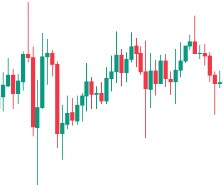
#> input picture data/kaggle_chart_patterns/crypto_chart_patterns/DATASET/Ascending_Triangle/AT_01.jpg, 223 x 185 px
$ python standardize_images.py --inp ../../data/kaggle_chart_patterns/crypto_chart_patterns/DATASET/Ascending_Triangle --out out
#> lines starting #> are read from the running program, lines starting #| are printed output that depends on the picture; after the words box and inside, x2 and y2 are one past the last pixel; in counts of white or black regions, pixels touching at a corner belong together
# src/standardize/standardize_images.py
from __future__ import annotations
import argparse, json
from pathlib import Path
import cv2 as cv
import numpy as np
from PIL import Image

def _order_quad(pts: np.ndarray) -> np.ndarray:
    """
    Order 4 points as [TL, TR, BR, BL]: Top-Left, Top-Right, Bottom-Right, Bottom-Left.
    We need a consistent order: Top-Left, Top-Right, Bottom-Right, Bottom-Left.
    This helps ensure that the corners are always in the same order, which is important for the perspective transformation.
    Trick:

        Sum of coordinates x+y: smallest → top-left, largest → bottom-right.

        Difference x−y: smallest → top-right, largest → bottom-left.

    This heuristic works for convex quadrilaterals robustly.
    """
    # pts: (4,2)
    s = pts.sum(axis=1)
    diff = np.diff(pts, axis=1).reshape(-1)
    tl = pts[np.argmin(s)]
    br = pts[np.argmax(s)]
    tr = pts[np.argmin(diff)]
    bl = pts[np.argmax(diff)]
    return np.array([tl, tr, br, bl], dtype=np.float32)

def _largest_rect_contour(gray: np.ndarray) -> np.ndarray | None:
    """Find the largest rectangular-ish contour likely to be the plot area."""
    # Edge detection
    edges = cv.Canny(gray, 50, 150)
    # connect edges
    # Builds a 5×5 rectangular structuring element (kernel) for morphological ops.
    kernel = cv.getStructuringElement(cv.MORPH_RECT, (5,5))
    # Apply morphological closing to fill small gaps in the edges. Morphological closing = dilation followed by erosion
    # Dilation grows white regions (fills small holes), erosion then trims the growth but keeps gaps closed.
    closed = cv.morphologyEx(edges, cv.MORPH_CLOSE, kernel, iterations=2)
    # Find contours (RETR_EXTERNAL retrieves only the outermost contours (we just need the biggest frame))
    cnts, _ = cv.findContours(closed, cv.RETR_EXTERNAL, cv.CHAIN_APPROX_SIMPLE)
    if not cnts:
        return None
    cnts = sorted(cnts, key=cv.contourArea, reverse=True)
    # try to approximate first few large contours
    for c in cnts[:5]:
        # Calculate the perimeter length of the contour
        peri = cv.arcLength(c, True)
        # Approximate the contour with a polygon.
        # 0.02 * peri: Epsilon factor: 2% of the contour's perimeter length.
        # True: Close the polygon (connect the last and first points).
        approx = cv.approxPolyDP(c, 0.02 * peri, True)
        # rectangular-ish: 4 points, convex, area threshold
        if len(approx) == 4 and cv.isContourConvex(approx): # Checks if the polygon is convex. Chart frames are convex rectangles, so this filters odd shapes
            area = cv.contourArea(approx)
            if area > 0.1 * (gray.shape[0] * gray.shape[1]):  # Select contours whose area is at least a fraction (e.g., 10%) of the whole image
                return approx.reshape(-1, 2).astype(np.float32)
    return None

def _fallback_content_box(gray: np.ndarray) -> np.ndarray:
    """Fallback: compute a central content box by trimming low-entropy/flat margins.
    If the frame/axes aren’t clear, we use a texture heuristic to crop active content
    """
    # Blur the image to reduce noise and smooth out texture variations, while preserving overall image structure
    blur = cv.GaussianBlur(gray, (0,0), 1.5)
    # Compute the Laplacian of the blurred image. The Laplacian is a second-order derivative operator that highlights edges and changes in intensity.
    lap = cv.Laplacian(blur, cv.CV_32F)
    # Compute the magnitude of the Laplacian. The magnitude is the absolute value of the Laplacian.
    mag = np.abs(lap)
    mag = (mag / (mag.max() + 1e-6)) # Normalize the magnitude to the range [0,1]
    # threshold on activity to get content mask: We set a threshold (0.04) to identify areas of high texture activity (i.e., where the image is changing rapidly).
    # margins/titles/wide empty areas have low Laplacian magnitude; the plot area with candles/wicks/grid has higher local variation
    thr = 0.04
    mask = (mag > thr).astype(np.uint8) * 255
    # close small holes
    kernel = cv.getStructuringElement(cv.MORPH_RECT, (7,7))
    mask = cv.morphologyEx(mask, cv.MORPH_CLOSE, kernel, iterations=2)
    # bounding box
    ys, xs = np.where(mask > 0)
    if len(xs) < 50 or len(ys) < 50:
        # extreme fallback: 90% central box
        h, w = gray.shape
        padx, pady = int(0.05*w), int(0.05*h)
        return np.array([[padx, pady],[w-padx, pady],[w-padx, h-pady],[padx, h-pady]], dtype=np.float32)
    x0, x1 = xs.min(), xs.max()
    y0, y1 = ys.min(), ys.max()
    return np.array([[x0, y0],[x1, y0],[x1, y1],[x0, y1]], dtype=np.float32)

def standardize_one(img_path: Path, out_dir: Path, W: int = 960, H: int = 640, inset: float = 0.02) -> dict:
    """
    Returns a dict with transform info and writes the standardized image.
    inset: fraction of width/height to crop inside the warped rectangle to remove spines.
    """
    # Load with OpenCV (BGR) and keep original dims
    img_bgr = cv.imread(str(img_path), cv.IMREAD_COLOR)
    if img_bgr is None:
        raise ValueError(f"Cannot read {img_path}")
    h0, w0 = img_bgr.shape[:2]

    # Downscale for robustness if huge
    scale = 1.0
    max_side = max(h0, w0)
    if max_side > 2000:
        scale = 2000.0 / max_side
        img_small = cv.resize(img_bgr, (int(w0*scale), int(h0*scale)), interpolation=cv.INTER_AREA)
    else:
        img_small = img_bgr.copy()

    # Convert to grayscale
    gray = cv.cvtColor(img_small, cv.COLOR_BGR2GRAY)

    # Find the largest rectangular-ish contour likely to be the plot area
    quad = _largest_rect_contour(gray)
    if quad is None:
        quad = _fallback_content_box(gray)

    # map quad back to original coords if we downscaled
    if scale != 1.0:
        quad = quad / float(scale)

    # order corners and compute homography
    src_quad = _order_quad(quad)  # TL, TR, BR, BL

    # target rectangle (optionally inset to remove borders)
    # We define the destination rectangle as (W×H), with a small inset (e.g., 2%) on each side to cut out axes spines/borders.
    Wt, Ht = W, H
    inset_x = inset * Wt
    inset_y = inset * Ht
    dst_quad = np.array([
        [0+inset_x, 0+inset_y],
        [Wt-inset_x, 0+inset_y],
        [Wt-inset_x, Ht-inset_y],
        [0+inset_x, Ht-inset_y]
    ], dtype=np.float32)

    # Compute the perspective transformation (3×3 projective transform) matrix H that maps the source quadrilateral to the destination quadrilateral.
    Hmat = cv.getPerspectiveTransform(src_quad, dst_quad)
    # Apply the perspective transformation to the original image to get the warped image.
    warped = cv.warpPerspective(img_bgr, Hmat, (Wt, Ht), flags=cv.INTER_LINEAR)

    # optional light denoise / contrast normalize
    # (keep gentle to not distort candles)
    warped_lab = cv.cvtColor(warped, cv.COLOR_BGR2LAB)
    L, A, B = cv.split(warped_lab)
    L = cv.equalizeHist(L)
    warped = cv.cvtColor(cv.merge([L,A,B]), cv.COLOR_LAB2BGR)

    # write PNG
    out_dir.mkdir(parents=True, exist_ok=True)
    out_png = out_dir / (img_path.stem + ".png")
    cv.imwrite(str(out_png), warped)

    # transform record
    transform = {
        "source_path": str(img_path),
        "orig_w": int(w0), "orig_h": int(h0),
        "std_w": int(Wt),  "std_h": int(Ht),
        "src_quad": src_quad.tolist(),   # TL,TR,BR,BL
        "dst_quad": dst_quad.tolist(),
        "H": Hmat.tolist(),
        "inset_frac": float(inset)
    }
    (out_dir / (img_path.stem + ".transform.json")).write_text(
        json.dumps(transform, indent=2), encoding="utf-8"
    )

    return transform

def main():
    ap = argparse.ArgumentParser(description="Standardize chart images to a canonical, rectified ROI.")
    ap.add_argument("--inp", required=True, help="input folder (e.g., data/images/real/screenshots)")
    ap.add_argument("--out", required=True, help="output folder (e.g., data/images/standardized/screenshots)")
    ap.add_argument("--width", type=int, default=960)
    ap.add_argument("--height", type=int, default=640)
    ap.add_argument("--inset", type=float, default=0.02)
    args = ap.parse_args()

    inp = Path(args.inp)
    out = Path(args.out)
    exts = {".png",".jpg",".jpeg",".bmp",".webp"}
    imgs = [p for p in inp.rglob("*") if p.suffix.lower() in exts]
    print(f"Found {len(imgs)} images.")

    for p in imgs:
        try:
            standardize_one(p, out, W=args.width, H=args.height, inset=args.inset)
#> in standardize_one, img_bgr is the input picture: shape (185, 223, 3); mean B, G, R 239.7, 240.1, 240.3
#> in _largest_rect_contour, `edges = cv.Canny(gray, 50, 150)`:
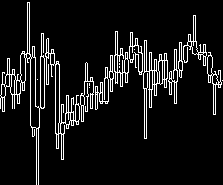
#> edges: shape (185, 223); 9.1% white in thin lines or dots
#> in _largest_rect_contour, `closed = cv.morphologyEx(edges, cv.MORPH_CLOSE, kernel, iterations=2)`:
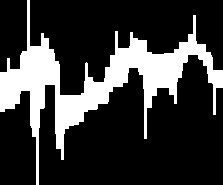
#> closed: shape (185, 223); 22.3% white; 1 white region
#> in _largest_rect_contour, `cnts, _ = cv.findContours(closed, cv.RETR_EXTERNAL, cv.CHAIN_APPROX_SI..`: cnts = 1 contour; box (x1, y1, x2, y2) and area: (0, 0, 223, 185) 8436
#> the loop in _largest_rect_contour, `for c in cnts[:5]:` made 1 pass
#> peri on pass 1: 1567.2
#> in _fallback_content_box, `lap = cv.Laplacian(blur, cv.CV_32F)`:
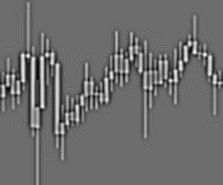
#> lap: shape (185, 223) float32; min -24, max 32, mean 0; drawn with min black and max white
#> in _fallback_content_box, `mask = (mag > thr).astype(np.uint8) * 255`: mask: shape (185, 223); 33% white; 101 white regions (98 under 20 px), largest, box (x1, y1, x2, y2) and area: (0, 0, 223, 185) 13062, (43, 146, 47, 185) 74, (13, 19, 19, 48) 58
#> in _fallback_content_box, `mask = cv.morphologyEx(mask, cv.MORPH_CLOSE, kernel, iterations=2)`:
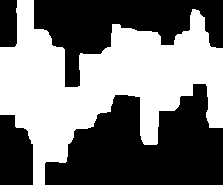
#> mask: shape (185, 223); 46.8% white; 1 white region, box (x1, y1, x2, y2) and area: (0, 0, 223, 185) 19295
#> in _fallback_content_box, `ys, xs = np.where(mask > 0)`: ys = 19295 values from 0 to 184; xs = 19295 values, max 222 at index 3179, min 0 at index 2826, mean 102.3
#> in _fallback_content_box, `x0, x1 = xs.min(), xs.max()`: x0 = 0; x1 = 222
#> in _fallback_content_box, `y0, y1 = ys.min(), ys.max()`: y0 = 0; y1 = 184
#> in standardize_one, `quad = _fallback_content_box(gray)`: quad = [[0, 0], [222, 0], [222, 184], [0, 184]]
#> in _order_quad, `s = pts.sum(axis=1)`: s = [0, 222, 406, 184]
#> in _order_quad, `diff = np.diff(pts, axis=1).reshape(-1)`: diff = [0, -222, -38, 184]
#> in _order_quad, `tl = pts[np.argmin(s)]`: tl = [0, 0]
#> in _order_quad, `br = pts[np.argmax(s)]`: br = [222, 184]
#> in _order_quad, `tr = pts[np.argmin(diff)]`: tr = [222, 0]
#> in _order_quad, `bl = pts[np.argmax(diff)]`: bl = [0, 184]
#> in standardize_one, `src_quad = _order_quad(quad)`: src_quad = [[0, 0], [222, 0], [222, 184], [0, 184]]
#> in standardize_one, `Hmat = cv.getPerspectiveTransform(src_quad, dst_quad)`: Hmat = [[4.15, 0, 19.2], [0, 3.34, 12.8], [0, 0, 1]]
#> in standardize_one, `warped_lab = cv.cvtColor(warped, cv.COLOR_BGR2LAB)`: warped_lab: shape (640, 960, 3); mean of channels 0, 1, 2 225.7, 128.4, 128.8
#> in standardize_one, `L, A, B = cv.split(warped_lab)`:
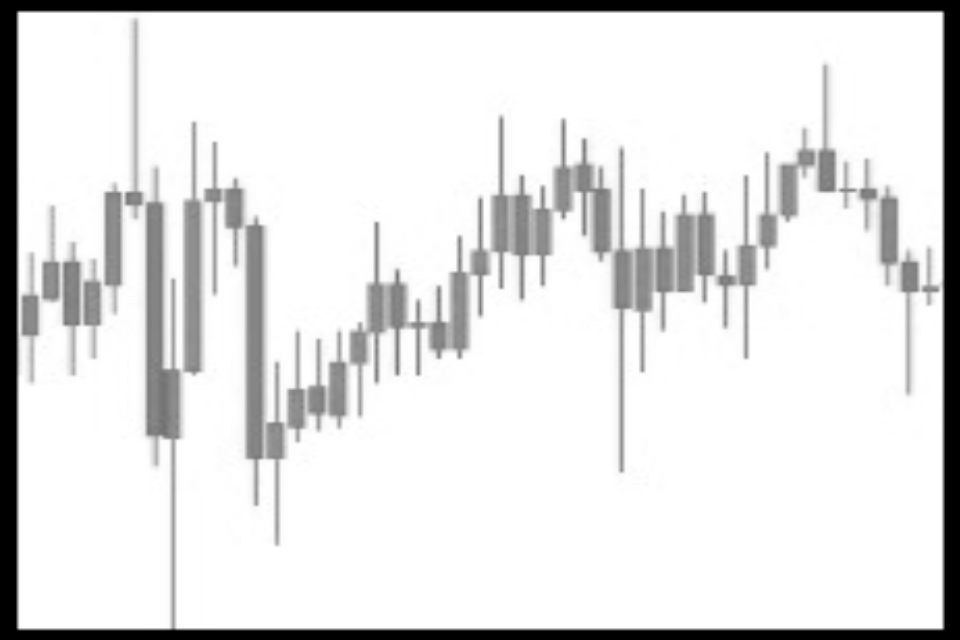
#> L: shape (640, 960); min 0, max 255, mean 225.7
#> in standardize_one, `L, A, B = cv.split(warped_lab)`:
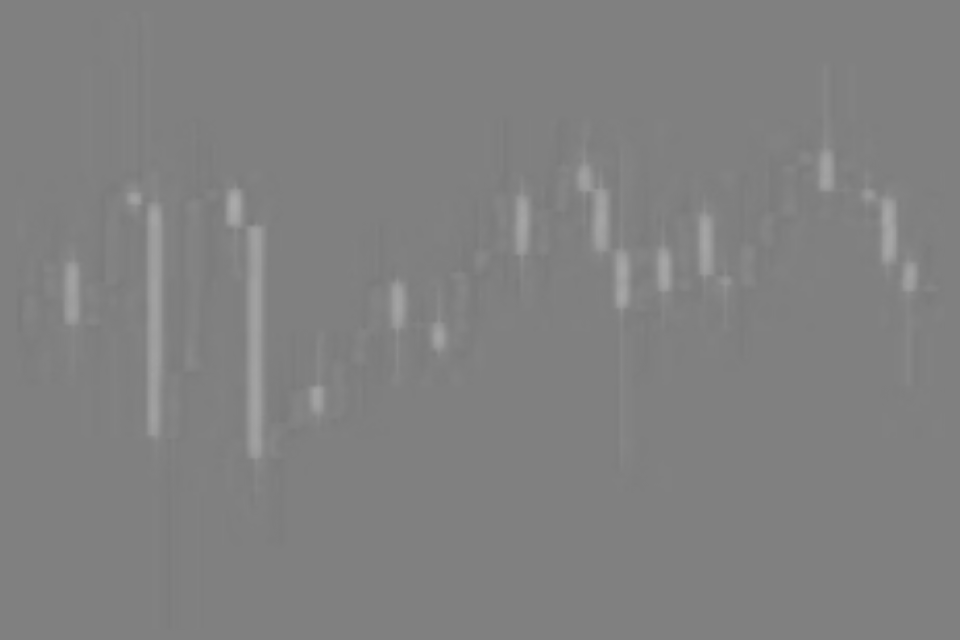
#> B: shape (640, 960); min 122, max 171, mean 128.8
#> in standardize_one, `warped = cv.cvtColor(cv.merge([L,A,B]), cv.COLOR_LAB2BGR)`:
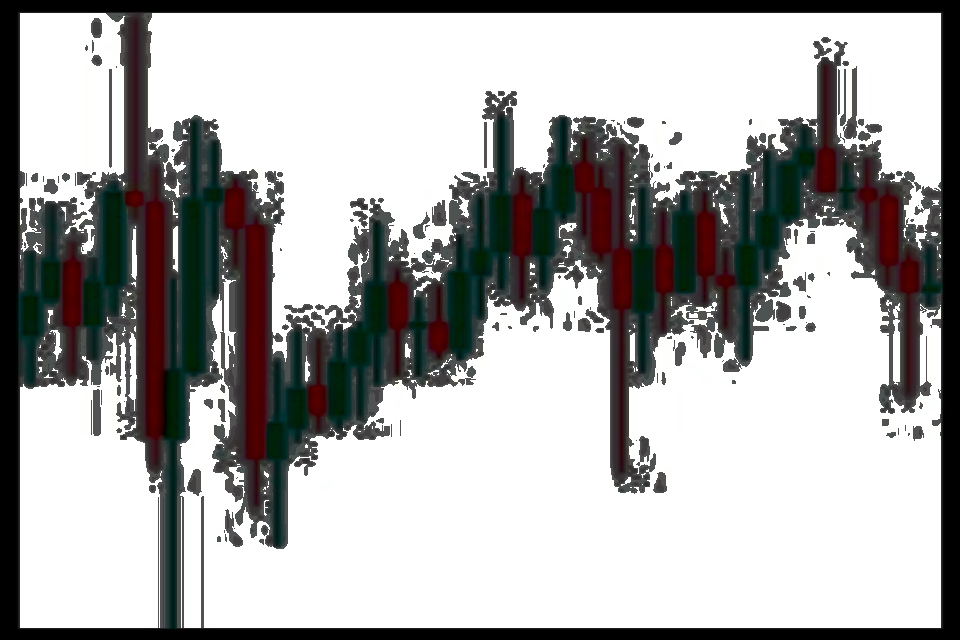
#> warped: shape (640, 960, 3); mean B, G, R 170.9, 171.5, 172.1
            print(f"✅ {p.name}")
        except Exception as e:
            print(f"⚠️ {p.name}: {e}")
#> pass 2 of the loop in main, `for p in imgs:`:
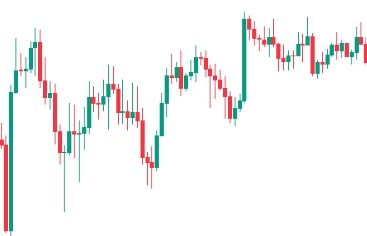
#> input picture data/kaggle_chart_patterns/crypto_chart_patterns/DATASET/Ascending_Triangle/AT_02.jpg, 367 x 236 px
#> in standardize_one, img_bgr is the input picture: shape (236, 367, 3); mean B, G, R 243.5, 243.8, 244.2
#> gray: shape (236, 367)
#> in _largest_rect_contour (call 2), `edges = cv.Canny(gray, 50, 150)`:
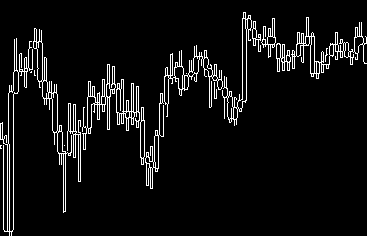
#> edges: shape (236, 367); 6.5% white in thin lines or dots
#> closed: shape (236, 367); 16.9% white; 1 white region
#> cnts = 1 contour; box (x1, y1, x2, y2) and area: (0, 12, 367, 236) 13438
#> the loop in _largest_rect_contour (call 2), `for c in cnts[:5]:` made 1 pass
#> peri on pass 1: 2485.6
#> blur: shape (236, 367)
#> lap: shape (236, 367) float32
#> quad = [[0, 0], [366, 0], [366, 235], [0, 235]]
#> Hmat = [[2.52, 0, 19.2], [0, 2.61, 12.8], [0, 0, 1]]
#> warped_lab: shape (640, 960, 3); mean of channels 0, 1, 2 228, 128.4, 128.7
#> in standardize_one (call 2), `warped = cv.cvtColor(cv.merge([L,A,B]), cv.COLOR_LAB2BGR)`:
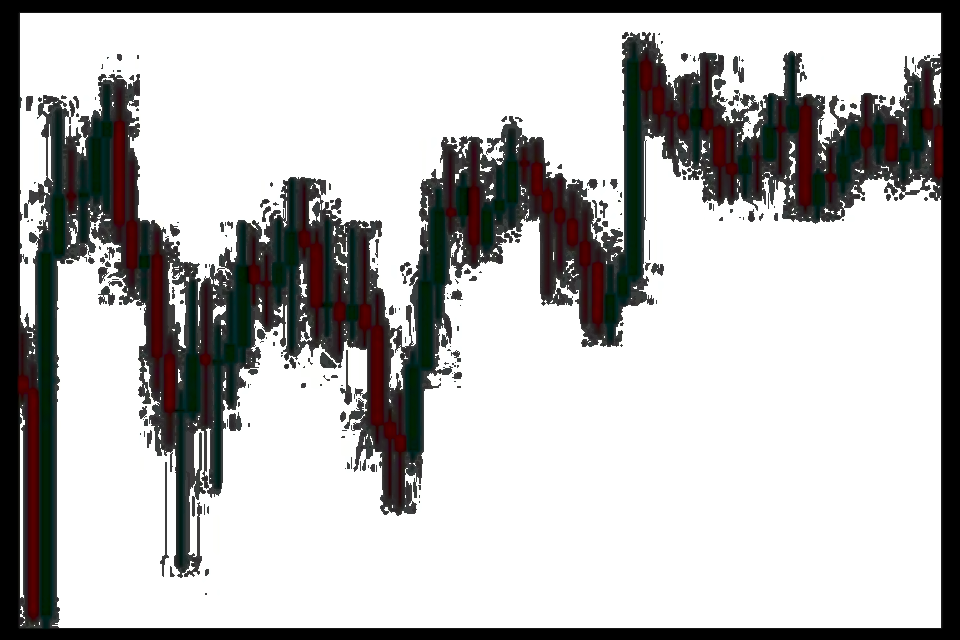
#> warped: shape (640, 960, 3); mean B, G, R 184.2, 184.7, 185.5

if __name__ == "__main__":
    main()
